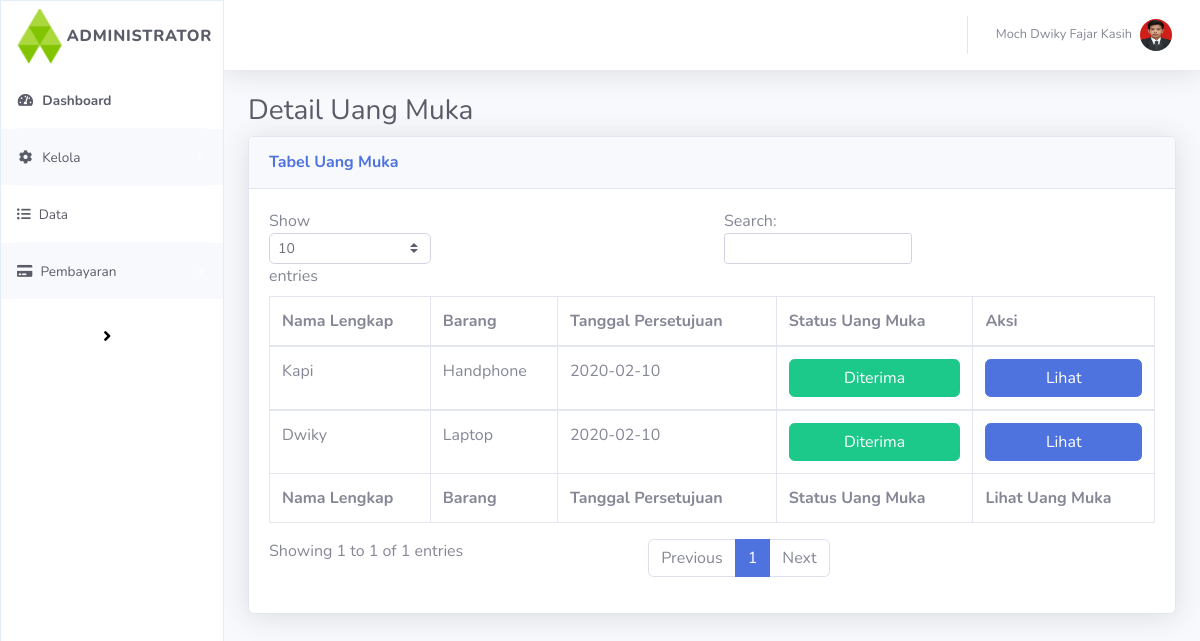
The page /index.php/kelola/uang_muka on the database its author committed.
### tables this page shows
CREATE TABLE `angsuran` (
  `id_angsuran` int(11) NOT NULL,
  `id_pelanggan` int(11) NOT NULL,
  `status` enum('0','1','2') NOT NULL DEFAULT '0' COMMENT '0=hutang, 1=lunas, 2= komfirmasi',
  `angsuran_ke` int(11) NOT NULL,
  `tgl_pembayaran` date NOT NULL,
  `file_bukti` varchar(255) NOT NULL,
  `keterangan` text NOT NULL,
  `nominal` bigint(20) NOT NULL
);

CREATE TABLE `pengajuan` (
  `id_pelanggan` int(11) NOT NULL,
  `status` tinyint(4) NOT NULL DEFAULT 0,
  `nama` varchar(128) NOT NULL,
  `barang` varchar(150) NOT NULL,
  `tgl_persetujuan` date NOT NULL,
  `hp` int(15) NOT NULL,
  `email` varchar(50) NOT NULL,
  `tgl_lahir` date NOT NULL,
  `whatsapp` int(20) NOT NULL,
  `harga` bigint(20) NOT NULL,
  `deskripsi` text NOT NULL,
  `link` varchar(255) NOT NULL,
  `jumlah_barang` int(100) NOT NULL,
  `dp` bigint(20) NOT NULL,
  `angsuran` bigint(20) NOT NULL,
  `margin` bigint(20) NOT NULL,
  `jangka_waktu` int(11) NOT NULL,
  `catatan_penjual` text NOT NULL,
  `kode_voucher` varchar(100) NOT NULL,
  `nilai_voucher` varchar(100) NOT NULL,
  `catatan_admin` text NOT NULL,
  `asp` varchar(255) NOT NULL DEFAULT '0',
  `status_trx` tinyint(4) NOT NULL,
  `akad` varchar(255) NOT NULL DEFAULT '0',
  `tgl_sekarang` date NOT NULL,
  `tgl_awal` date NOT NULL,
  `tgl_akhir` date NOT NULL,
  `catatan_akad` text NOT NULL,
  `tgl_akad` date NOT NULL,
  `file_akad` varchar(255) NOT NULL DEFAULT '0',
  `alamat` varchar(255) NOT NULL,
  `universitas` varchar(255) NOT NULL
);

### application/controllers/Kelola.php (called while the page is built, shortened)
<?php
class Kelola extends CI_Controller
{
    public function __construct()
    {
        $this->load->model("m_data");
        $this->load->library('form_validation');
    }
    public function uang_muka()
    {
        $data["uang_muka"] = $this->m_data->tampil_uang();
        $this->load->view('templates/v_header');
        $this->load->view('templates/v_sidebar');
        $this->load->view('templates/v_navbar');
        $this->load->view('pembayaran/v_dp', $data);
    }
}

### index.php (called while the page is built, shortened)
<?php
require_once BASEPATH.'core/CodeIgniter.php';

### application/models/m_data.php (called while the page is built, shortened)
<?php defined('BASEPATH') OR exit('No direct script access allowed');
class M_data extends CI_Model
{
    function tampil_uang()
    {
        $this->db->order_by("id_angsuran", "desc");
        $this->db->select('angsuran.*, pengajuan.id_pelanggan AS id_pelanggan, pengajuan.nama, pengajuan.barang, pengajuan.tgl_persetujuan, pengajuan.jangka_waktu');
        $this->db->join('pengajuan', 'angsuran.id_pelanggan = pengajuan.id_pelanggan');
        $query = $this->db->get_where('angsuran', ['angsuran_ke' => 0]);
        return $query->result_array();
    }
}

### application/views/pembayaran/v_dp.php (the view, shortened to what this page needs)
      <div class="container-fluid">
        <h1 class="h3 mb-2 text-gray-800">Detail Uang Muka</h1>
        <div class="card shadow mb-4">
          <div class="card-header py-3">
            <h6 class="m-0 font-weight-bold text-primary">Tabel Uang Muka</h6>
          </div>
          <div class="card-body">
            <div class="table-responsive">
              <table class="table table-bordered" id="dataTable" width="100%" cellspacing="0">
                <thead>
                  <tr>
                    <th>Nama Lengkap</th>
                    <th>Barang</th>
                    <th>Tanggal Persetujuan</th>
                    <th>Status Uang Muka</th>
                    <th>Aksi</th>
                  </tr>
                </thead>
                <tfoot>
                  <tr>
                    <th>Nama Lengkap</th>
                    <th>Barang</th>
                    <th>Tanggal Persetujuan</th>
                    <th>Status Uang Muka</th>
                    <th>Lihat Uang Muka</th>
                  </tr>
                </tfoot>
                <tbody>
                  <?php foreach($uang_muka as $u): ?>
                  <tr>
                    <td><?= $u['nama'];?></td>
                    <td><?= $u['barang'];?></td>
                    <td><?= $u['tgl_persetujuan'];?></td>
                    <td>
                      <?php
                        $stat = $u['status'];
                        if($stat == 0){
                          echo "<button class='btn btn-danger btn-block'>Belum Diterima</button>
                          ";
                        }elseif($stat == 1){
                          echo "<button class='btn btn-success btn-block'>Lunas</button>";
                        }elseif($stat == 2){
                          echo "<button class='btn btn-success btn-block'>Diterima</button>";
                        }else{
                          echo "<button class='btn btn-danger btn-block'>data tidak valid</button>";
                        }
                      ?>
                    </td>
                    <td>
                      <?php
                        $stat = $u['status'];
                        $img = $u['file_bukti'];
                        if($stat == 0){
                          echo "<button class='btn btn-danger btn-block'>Bukti belum ada</button>";
                        }elseif($stat == 1){
                          echo "<a href='/project-admin/assets/img/bukti/$img' target='_blank'><button class='btn btn-primary btn-block'>Lihat</button></a>";
                        }elseif($stat == 2){
                          echo "<a href='/project-admin/assets/img/bukti/$img' target='_blank'><button class='btn btn-primary btn-block'>Lihat</button></a>";
                        }else{
                          echo "<button class='btn btn-primary btn-block'>Data tidak valid</button>";
                        }
                      ?>
                    </td>
                  </tr>
                </tbody>
              <?php endforeach; ?>
              </table>
            </div>
          </div>
        </div>
      </div>
    </div>
  </div>
</div>

### rows shown on the page
angsuran: id_pelanggan.nama "Kapi", id_pelanggan.barang "Handphone", id_pelanggan.tgl_persetujuan "2020-02-10", status "Diterima"
angsuran: id_pelanggan.nama "Dwiky", id_pelanggan.barang "Laptop", id_pelanggan.tgl_persetujuan "2020-02-10", status "Diterima"
